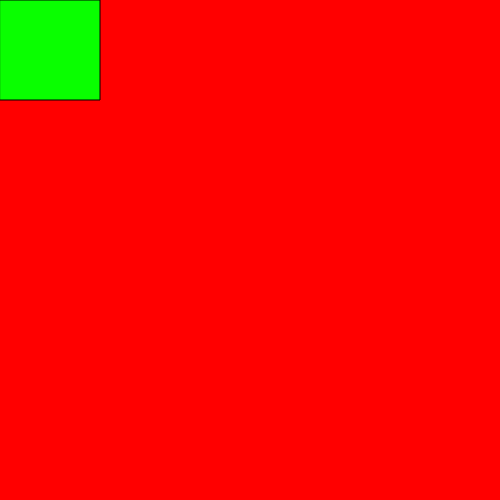
Frame 1 (no input)
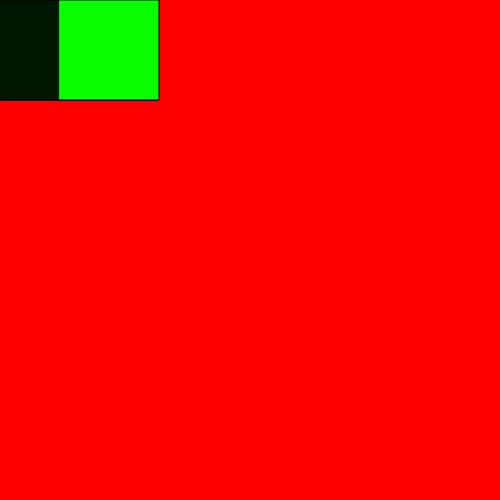
Frame 60 (no input)
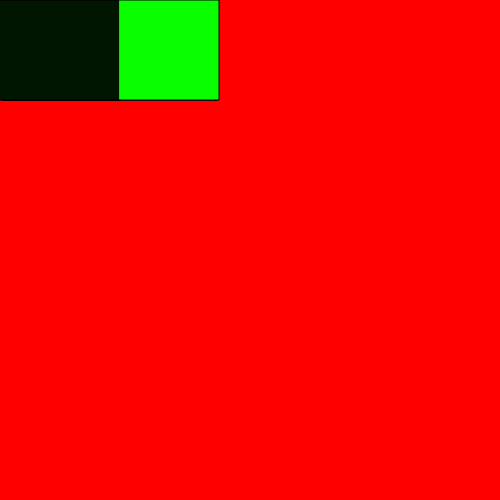
Frame 120 (the mouse pressed at the canvas centre since frame 60)

The p5.js sketch that drew these frames (run headless with seeded random() and noise() and a simulated clock; from frame 60 on, the mouse is pressed at the canvas centre):

// p5.js sketch
// ── sketch.js
var height = 500;
var width = 500;

var x = 0;
var y = 0;


function setup() {
  
  createCanvas(500, 500);
  background(255, 0, 0);
}

function draw() {


 fill(9, 255,0);
 rect(x, y, 100, 100);


x++;

if (x > width) {
  x = 0;
}





}
